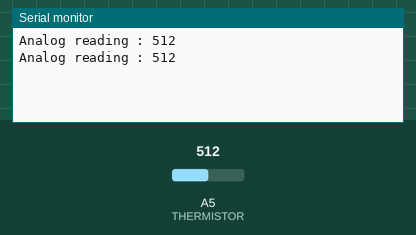
Recording of a sketch running on a simulated Arduino Uno, built with avr-gcc and run on an emulated ATmega328P. Parts: the last lines printed to the serial monitor. The test bench sets the inputs (shaded band); at power-on: A5 (THERMISTOR) = 512.

Above: at 1.8 s.
1.9 s: A5 (THERMISTOR) set to 716
At 2.6 s:
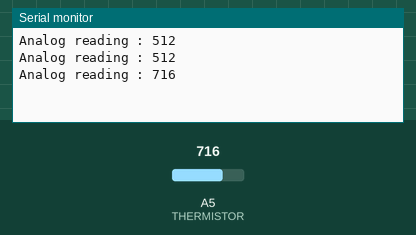
3.4 s: A5 (THERMISTOR) set to 900
At 4.8 s:
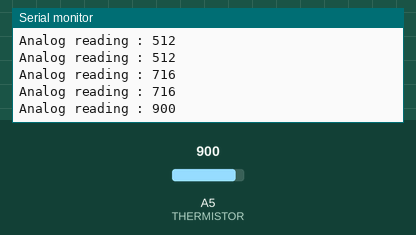
Timing chart, 0 to 6.4 s (numbered marks = the images above; inputs shaded):
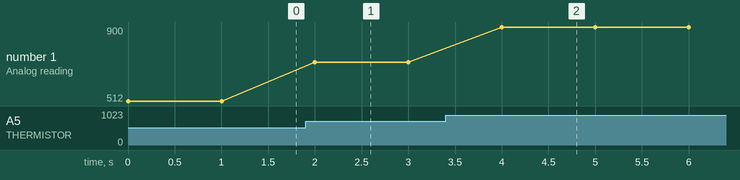

Measured:
- after the input at 1.9 s, the serial monitor: prints a new line after 0.10 s (image 1)
- after the input at 3.4 s, the serial monitor: prints a new line after 0.60 s (image 2)
- plotted number 1: 512 → 716 after the input at 1.9 s, 716 → 900 after the input at 3.4 s

The sketch:

arduinosenor29.ino
```cpp
#define THERMISTOR A5  // thermistor pin
#define R0 10000
#define B 3435  // B: 3435 K the beta coefficient of the thermistor
#define R1 10000
float T0 = 25;  // °C reference temp.
void setup() {
  T0 = T0 + 273.15;  // conversion from Celsius to kelvin
  Serial.begin(9600);
}
void loop() {
  int samples;
  samples = analogRead(THERMISTOR);   // read the input on analog pin 0
  Serial.print("Analog reading : ");  // print out the value
  Serial.println(samples);
  delay(1000);
}
```
